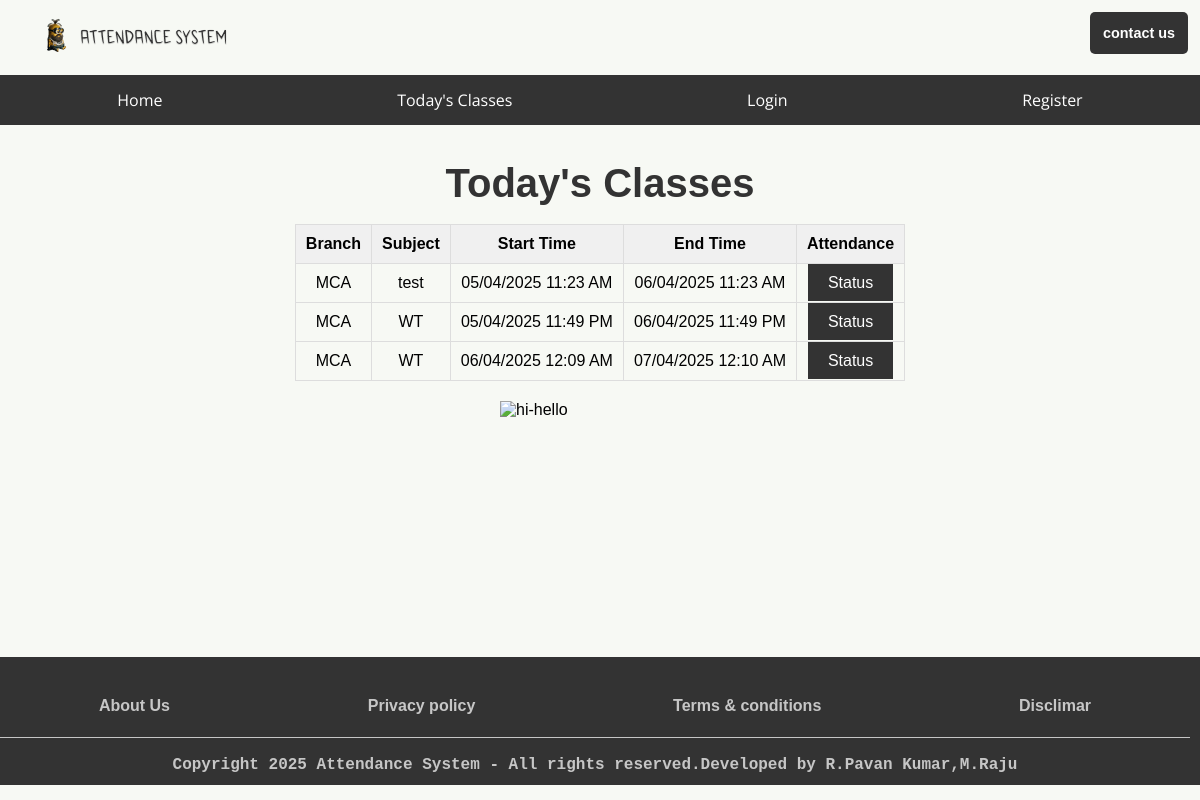
Page /today_classes on the committed database.
### app.py (models this page shows, shortened)
class SubjectsClasses(db.Model):  # Renamed to SubjectsClasses
    id = db.Column(db.Integer, primary_key=True)
    Branch = db.Column(db.String(200), nullable=False)
    Subject = db.Column(db.String(200), nullable=False)
    Start_Time = db.Column(db.DateTime, nullable=False)
    End_Time = db.Column(db.DateTime, nullable=False)
    date_created = db.Column(db.DateTime, default=datetime.utcnow)
    completed = db.Column(db.Integer, default=0)

### app.py (the view)
@app.route('/today_classes')
def today_classes():
    start_of_day = datetime.today().replace(hour=0, minute=0, second=0, microsecond=0)
    end_of_day = datetime.today().replace(hour=23, minute=59, second=59, microsecond=999999)
    users = db.session.query(SubjectsClasses).filter(
        ((SubjectsClasses.Start_Time >= start_of_day) & (SubjectsClasses.Start_Time <= end_of_day)) |
        ((SubjectsClasses.End_Time >= start_of_day) & (SubjectsClasses.End_Time <= end_of_day))
    ).filter(SubjectsClasses.completed == 0).all()
    return render_template('today_classes.html', users=users)

### templates/today_classes.html (shortened to what this page needs)
{% extends 'base/base.html' %}
{% block body %}
<main>
    <h1>Today's Classes</h1><br/>
    <div style="overflow-x: auto; max-width: 100%;">
        <table>
            <thead>
                <tr>
                    <th>Branch</th>
                    <th>Subject</th>
                    <th>Start Time</th>
                    <th>End Time</th>
                    <th>Attendance</th>
                </tr>
            </thead>
            <tbody>
                {% if users %}
                    {% for subjects_classes in users %}
                        <tr>
                            <td>{{ subjects_classes.Branch }}</td>
                            <td>{{ subjects_classes.Subject }}</td>
                            <td>{{ subjects_classes.Start_Time.strftime("%d/%m/%Y %I:%M %p") }}</td>
                            <td>{{ subjects_classes.End_Time.strftime("%d/%m/%Y %I:%M %p") }}</td>
                            <td><a href="login" class="button">Status</a></td>
                        </tr>
                    {% endfor %}
                {% else %}
                    <tr><td colspan="5">No classes today.</td></tr>
                {% endif %}
            </tbody>
        </table>
    </div>
    <div>
        <img class="gif" src="https://media.tenor.com/PQGGoLePq94AAAAi/im-so-tired-stuart.gif" alt="hi-hello" title="gif"/>
    </div>
</main>
{% endblock body %}

### static/styles/index.css (style rules this page uses)
* { background: #f7f9f4; font-family: 'Arial', sans-serif; margin: 0; padding: 0; box-sizing: border-box; font-size: 1rem; text-decoration: none; }
a { background: transparent; }
main { display: flex; justify-content: start; align-items: center; flex-direction: column; padding: 3% 0; width: 100%; min-height: 60vh; }
a { text-decoration: none; }
a.button { background-color: #333; color: #fff; border: none; padding: 10px 20px; font-size: 16px; text-decoration: none; cursor: pointer; }
table { margin: 0 auto; border-collapse: collapse; border-spacing: 0; width: 100%; border: 1px solid #ddd; }
th, td { border: 1px solid #ddd; padding: 10px; text-align: center; }
th { background-color: #f0f0f0; }
h1 { text-align: center; font-size: 2.5rem; color: #333; }
.gif { width: 200px; height: 200px; margin: 0 auto; display: block; margin-left: auto; margin-right: auto; margin-top: 10%; margin-bottom: 10%; }

### rows in the picture
SubjectsClasses: Branch "MCA", Subject "test", Start_Time "05/04/2025 11:23 AM", End_Time "06/04/2025 11:23 AM"
SubjectsClasses: Branch "MCA", Subject "WT", Start_Time "05/04/2025 11:49 PM", End_Time "06/04/2025 11:49 PM"
SubjectsClasses: Branch "MCA", Subject "WT", Start_Time "06/04/2025 12:09 AM", End_Time "07/04/2025 12:10 AM"
